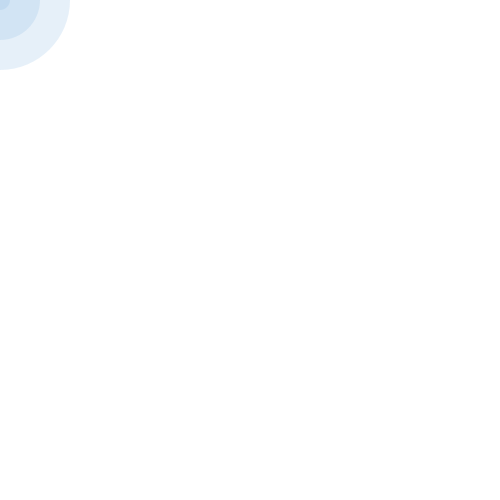
Frame 1 (no input)
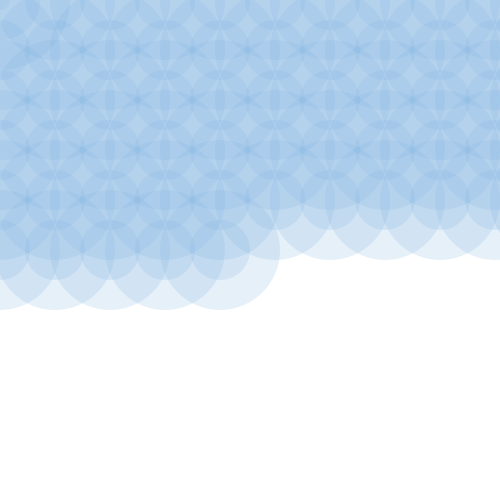
Frame 60 (the mouse pressed at the canvas centre just before this capture)
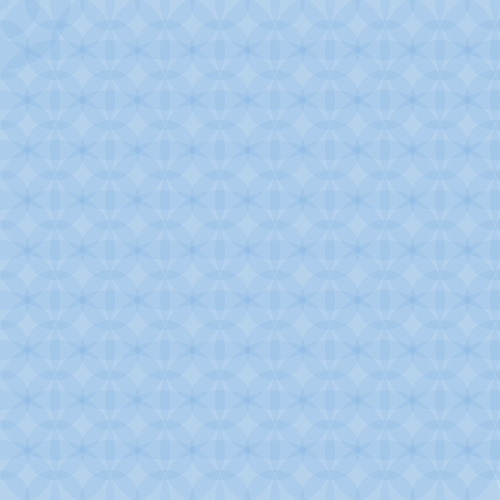
Frame 120 (the mouse held since frame 60 and released just before this capture)

The Processing sketch that drew these frames (run headless with seeded random() and noise(); from frame 60 on, the mouse is pressed at the canvas centre):

// Processing sketch: processing_31506
// ── processing_31506.pde

int hello=0;
int goodbye=20;
int y= 0;

void setup() {
  size(500,500);
  noFill();
  background(255);
  
  fill(125,179,222,50);
  noStroke();
  smooth();
  
  
}

void draw(){
  
  while(goodbye < 150) {
  
 ellipse(hello,y,goodbye,goodbye);
goodbye=goodbye + 60;
}

hello = hello +55;
goodbye = 0;

if(hello>550){
  y = y +50;
  hello = 0;
}

}



//if(goodbye == 500) {
 // goodbye=0;
